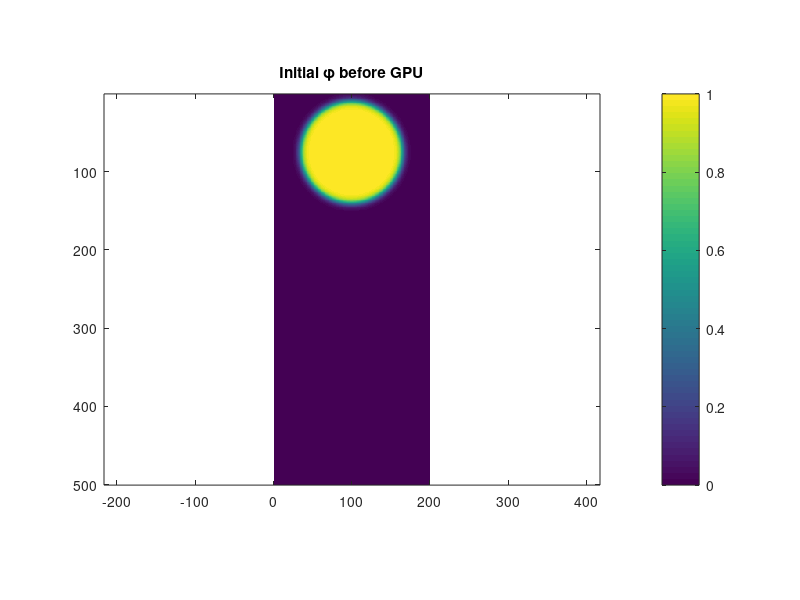
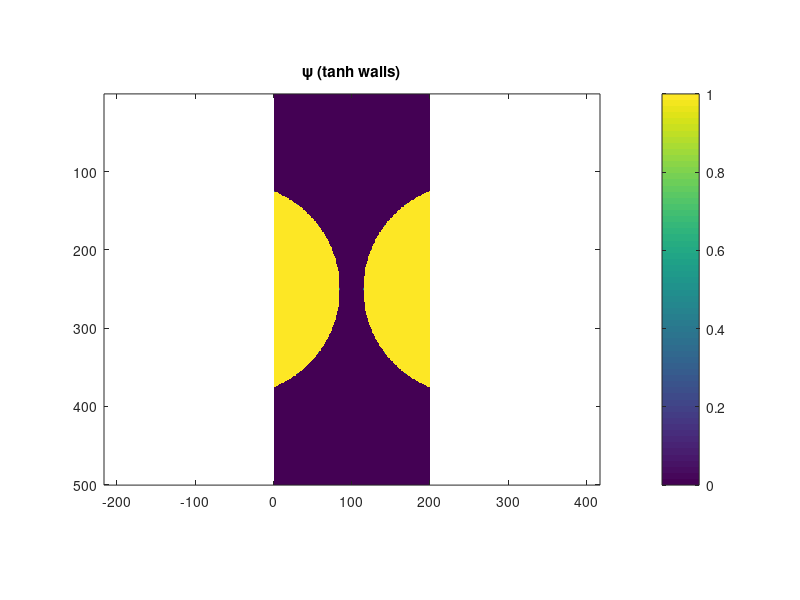

Write MATLAB code to recreate these figures, in order. (Note: this script raises an error after producing the figures.)
% Full Phase Field Model with Reaction-Diffusion Coupling
% Parameters from the table
Nx = 200; Ny = 500;
dx = 0.1; dy = 0.1;
%dt = 1e-4/8; Old dt. For bending
cy_cell = round(0.15 * Ny);        
cx_cell = round(Nx/2);



dt = 1e-4/8;
nSteps = 48000000;
% Define the full output path
output_dir = 'C:/Users/zackk/OneDrive/Desktop/Research/With bending results';
save_interval = round(1 / dt); 

% Make sure the directory exists
if ~exist(output_dir, 'dir')

    mkdir(output_dir);
end



% Physical parameters
gamma = 1.0;            % pN
kappa = 1.0;            % pN*um^2
alpha = 0.3;            % pN/um
beta = 0.5;             % pN/um
Ma = 4.0;               % pN/um^3
A0 = 133.5;             % um^2
epsilon = 1.0;          % um
tau = 2.62;             % pN*s/um^2

% Reaction-Diffusion constants
a = 0.084;              % s^-1
b = 1.146;              % s^-1
c = 0.0764;             % s^-1
e = 0.107;              % s^-1
DV = 0.382;             % um^2/s
DW = 0.0764;            % um^2/s
lambda_wall = 10;  % strength of penalty


% Spatial grid
x = linspace(0, (Nx-1)*dx, Nx);
y = linspace(0, (Ny-1)*dy, Ny);
[X, Y] = meshgrid(x, y); 

% Smooth tanh initial phase field (soft circle)
cx = round(Nx/2);              
cy = round(0.15 * Ny);        
radius = 6.52;                  
transition_width = 0.5;  % adjust this for sharpness/smoothness

r = sqrt((X - x(cx_cell)).^2 + (Y - y(cy_cell)).^2);
phi = 0.5 * (1 - tanh((r - radius) / transition_width));
figure;
imagesc(phi, [0 1]); axis equal tight; colorbar;
title('Initial φ before GPU');

phi_prev = phi;


% Parameters (all in microns)
circle_radius = 3.0;       % radius of each wall circle
gap_size = 3.0;            % µm gap between circles
wall_thickness = 0.1;      % width of tanh transition zone

% Center coordinates (index space)
centerx = round(Nx/2);
centery = round(Ny/2);

% Derived vertical offsets
gap_distance = 2 * circle_radius + gap_size;
center_offset = gap_distance / 2;

% Convert X and Y to µm coordinates (if not already)
[X_um, Y_um] = meshgrid(x, y);
% Parameters (µm)
circle_radius   = 13.5;       % µm 
gap_size        = 3.0;       % µm between circle edges
wall_thickness  = 0.001;       % µm tanh transition zone

% Derived horizontal center-to-center distance
gap_distance = 2 * circle_radius + gap_size;
center_offset = gap_distance / 2;

% Convert to µm coordinates
[X_um, Y_um] = meshgrid(x, y);

% Horizontal circle centers (in µm)
x_left  = x(centerx) - center_offset;
x_right = x(centerx) + center_offset;
y_center = y(centery);

% Distance fields from each center
r_left  = sqrt((X_um - x_left).^2  + (Y_um - y_center).^2);
r_right = sqrt((X_um - x_right).^2 + (Y_um - y_center).^2);

% Smooth tanh profiles for each wall circle
psi_left  = 0.5 * (1 - tanh((r_left  - circle_radius) / wall_thickness));
psi_right = 0.5 * (1 - tanh((r_right - circle_radius) / wall_thickness));

% Combine into psi field
psi = psi_left + psi_right;
psi(psi > 1) = 1;  % clip to avoid values > 1


figure; imagesc(psi); axis equal tight; colorbar;
title('\psi (tanh walls)');


% Initialize V and W inside the cell only
V = 1.1 * phi;
bias = 0.4;
V = V + bias * phi .* (Y > y(cy));  % adds rear-to-front polarity
 

W = zeros(Ny, Nx);  % (200 x 600)
W0 = 30;

% Create the rear-loaded bundle shape
rear_shape = W0 * exp(-((Y - y(cy) + 5).^2) / (2 * 3^2));

% Apply to rear side of the cell only
W = rear_shape .* phi .* (Y < y(cy));
%GPU arrays:
phi = gpuArray(phi);
psi = gpuArray(psi);
V = gpuArray(V);
W = gpuArray(W);
X = gpuArray(X);
Y = gpuArray(Y);
phi_prev = gpuArray(phi_prev);

% Custom Laplacian function
function lap = laplacian9(phi, dx, dy)
    kernel = gpuArray([1 4 1; 4 -20 4; 1 4 1]) / 6;
    %kernel =[1 4 1; 4 -20 4; 1 4 1] / 6;
    lap = conv2(phi, kernel, 'same') / dx^2;
end



G_prime = @(phi) 36 * phi .* (1 - phi) .* (1 - 2 * phi);
G_double_prime = @(phi) 36 * ((1 - phi) .* (1 - 2*phi) - phi .* (1 - 2*phi) - 2 * phi .* (1 - phi));

% Tracking center of mass and area
xcom = zeros(1, nSteps);
ycom = zeros(1, nSteps);
area_vals = zeros(1, nSteps);
fig = figure('Visible', 'on');
    imagesc(phi, [0 1]); axis equal tight; hold on;
    contour(psi, [0.5 0.5], 'k', 'LineWidth', 2);
    title('\phi with wall overlay'); colorbar;
figure;
imagesc(gather(V)); axis equal tight;
title('Initial V polarity'); colorbar;
figure;
imagesc(gather(W)); axis equal tight;
title('Initial W distribution'); colorbar;

for step = 1:nSteps
    phi_old = phi;
    % Tension
    lap_phi = laplacian9(phi, dx, dy);
    tension = gamma * (lap_phi - G_prime(phi) / epsilon^2);

    % Volume conservation
    if any(isnan(gather(phi(:))))
    error("💀 φ is already NaN BEFORE volume term at step %d", step);
end

    phi_clipped = min(max(phi, 0), 1);
    [dphix, dphiy] = gradient(phi_clipped, dx, dy);
    grad_phi_mag = sqrt(dphix.^2 + dphiy.^2 + 1e-12);
    
    A = sum(phi(:)) * dx * dy;
    volume_force = -Ma * (A - A0);
    volume_force = min(max(volume_force, -1e3), 1e3);  % hard clamp
    
    volume = volume_force * grad_phi_mag;
    if any(isnan(gather(volume(:))))
    error("💀 VOLUME still went NaN even after stabilizing!");
    end



    %% Bending 
    % biharm_phi = laplacian9(lap_phi, dx, dy);
    % lap_Gp = laplacian9(G_prime(phi), dx, dy);
    % Gpp = G_double_prime(phi);
    % bending = -kappa * (biharm_phi - lap_Gp - Gpp .* lap_phi + Gpp .* G_prime(phi));

    % Reaction-Diffusion term
    reaction_diffusion = (alpha * V ) .* grad_phi_mag;
    %Penalty term:
    penalty = -lambda_wall * 3/2*(1-phi.^2).*psi; 
    % Update phi
    %dphi_dt = (tension + volume + reaction_diffusion + penalty + bending) / tau;
    dphi_dt = (tension + volume + reaction_diffusion + penalty ) / tau;
    phi = phi + dt * dphi_dt;
    phi(phi < 0) = 0;
    phi(phi > 1) = 1;


    % Update V and W
    RV = phi_old .* (a - b * V .* W.^2 - c * V);
    RW = phi_old .* (b * V .* W.^2 - e * W);

    [phix, phiy] = gradient(phi_old, dx, dy);
    [Vx, Vy] = gradient(V, dx, dy);
    [Wx, Wy] = gradient(W, dx, dy);
    
    phiVx = phix .* V + phi_old .* Vx;
    phiVy = phiy .* V + phi_old .* Vy;
    phiWx = phix .* W + phi_old .* Wx;
    phiWy = phiy .* W + phi_old .* Wy;
    
    div_phi_gradV = divergence(phiVx, phiVy);
    div_phi_gradW = divergence(phiWx, phiWy);

    V = V + dt ./(phi_old + 1e-8) .* (RV + DV * div_phi_gradV);
    W = W + dt ./ (phi_old + 1e-8) .* (RW + DW * div_phi_gradW);

    V(phi_old < 1e-3) = 0;
    W(phi_old < 1e-3) = 0;
    if mod(step, 1000) == 0
    fprintf("step %d | max(φ): %.4f | min(φ): %.4f\n", ...
        step, max(gather(phi(:))), min(gather(phi(:))));
    end

    % Track center of mass and area
    total_phi = sum(phi(:));
    xcom(step) = sum(sum(phi_old .* X)) / total_phi;
    ycom(step) = sum(sum(phi_old .* Y)) / total_phi;
    area_vals(step) = A;
    % if mod(step, 5000) == 0
    % fprintf("RD max: %.4f | mean: %.4f\n Area value: %.4f\n", max(reaction_diffusion(:)), mean(reaction_diffusion(:)),A);
    % end
    % if mod(step, 10000) == 0
    % delta_phi = abs(phi - phi_prev);
    % fprintf("Mean Δφ: %.6f | Max Δφ: %.6f\n", mean(delta_phi(:)), max(delta_phi(:)));
    % phi_prev = phi;
    % phi_mask = phi > 0.5;
    % [y_indices, x_indices] = find(phi_mask);
    % width = range(x_indices) * dx;
    % height = range(y_indices) * dy;
    % fprintf("Shape | width: %.2f µm, height: %.2f µm\n", width, height);
    % elongation = height / width;
    % fprintf("Elongation ratio: %.3f\n", elongation);
    % end6+
    %40000 
 if mod(step, save_interval) == 0
    fig = figure('Visible', 'on');
    imagesc(gather(phi), [0 1]); axis equal tight; hold on;
    
    % Overlay the wall as transparent mask
    h = imagesc(gather(psi));
    set(h, 'AlphaData', gather(0.3 * (psi > 0)));  % semi-transparent wall only where psi > 0
    colormap('parula');
    title('\phi with wall overlay'); colorbar;
    drawnow;


end


end
